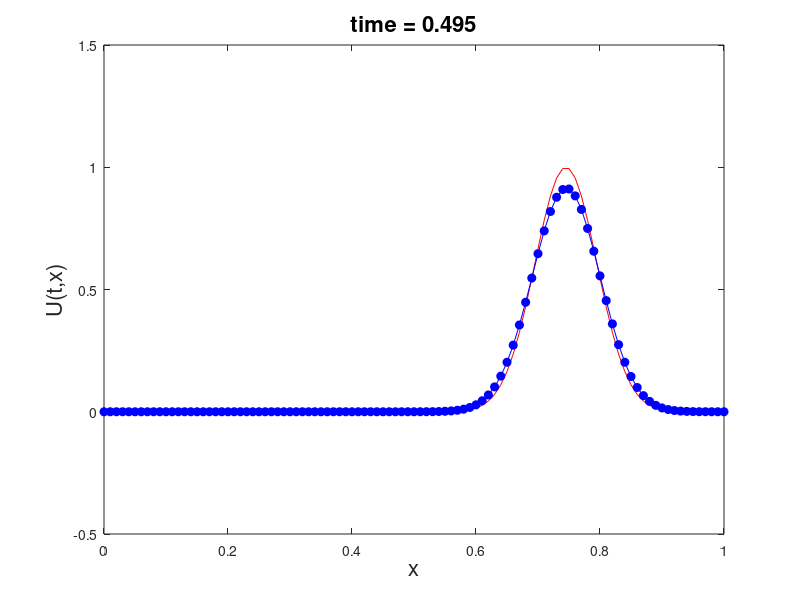

The MATLAB script that drew this image:
% 2D Hyperbolic PDE Advection Eqn

clear;
clc

% define variables
xmin=0;    % minimum value of x
xmax=1;    % maximum value of x
N=100;     % no. nodes -1
dt=0.009;  % timestep 
t=0;       % time
tmax=0.5;  % maximum value of t
v = 1;     % velocity

% discetize the domain
dx = (xmax-xmin)/N;
x = xmin - dx : dx : xmax + dx;

% set initial conditions
u0 = exp(-200*(x - 0.25).^2);
u = u0;
unp1 = u0;

% loop through time
nsteps = tmax/dt;
for n = 1 : nsteps
    
    % calculate boundary conditions
    u(1)=u(3);
    u(N+3)=u(N+1);
    
    % calculating the Fou Scheme
    for i = 2 : N + 2
        unp1(i) = u(i) - v*dt/dx*(u(i)-u(i-1));
    end
    
    % Update t and u
    t = t + dt;
    u = unp1;
    
    % Calculate exact solution
    exact = exp(-200*(x-0.25-v*t).^2);
    
    % plot solution
    plot(x,exact,'r-');
    hold on
    plot(x,u,'bo-','markerfacecolor','b');
    hold off
    axis([xmin xmax -0.5 1.5])
    xlabel('x','fontsize',16)
    ylabel('U(t,x)','fontsize',16)
    title(sprintf('time = %1.3f',t),'fontsize',16)
    shg
    pause(dt);
end
